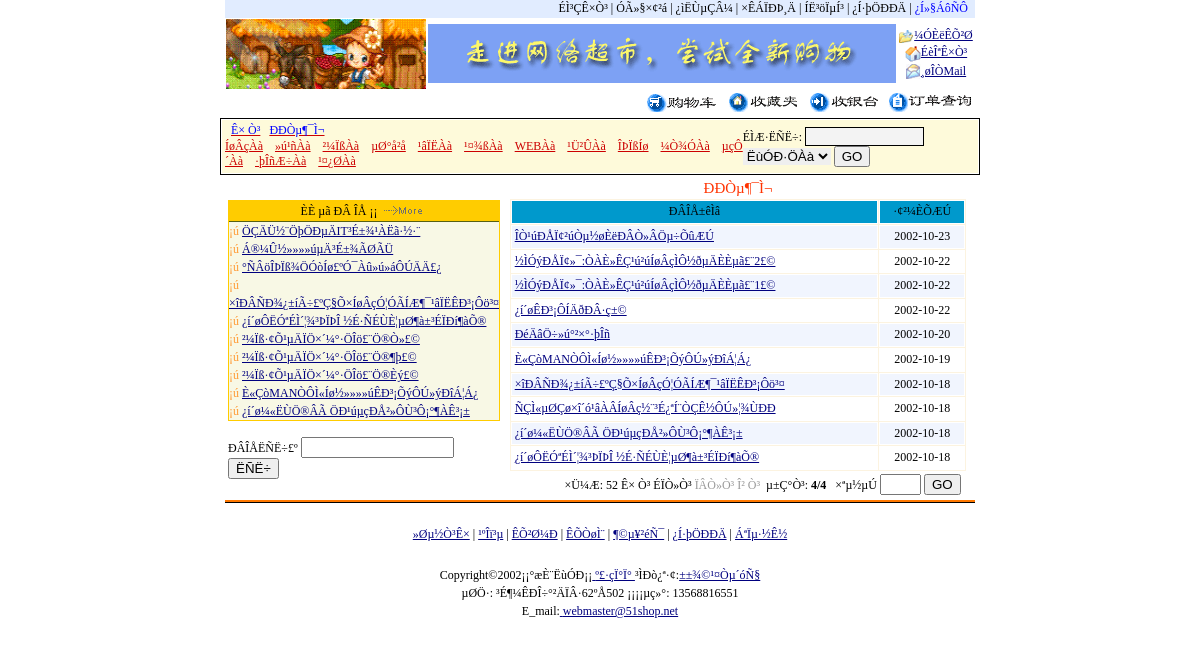
/news.php?page=4, run on the app's committed database.
### tables this page shows
CREATE TABLE b2c_ad (
  id int(10) unsigned NOT NULL auto_increment,
  code mediumtext NOT NULL,
  views int(10) default '0',
  visible smallint(5) default '1',
  posttime datetime NOT NULL default '0000-00-00 00:00:00',
  PRIMARY KEY  (id)
);

CREATE TABLE b2c_class (
  id int(10) unsigned NOT NULL auto_increment,
  name varchar(40) NOT NULL default '',
  up_id int(10) unsigned NOT NULL default '0',
  KEY id (id)
);

CREATE TABLE b2c_news (
  id int(10) unsigned NOT NULL auto_increment,
  title varchar(100) NOT NULL default '',
  content text NOT NULL,
  key_words varchar(20) default NULL,
  date datetime NOT NULL default '0000-00-00 00:00:00',
  read_no smallint(5) unsigned NOT NULL default '0',
  KEY id (id)
);

### conf/options.php (called while the page is built, shortened)
<?php
$dbservername="mysql1.cs.clemson.edu";
$dbusername="b2c_vt1i";
$dbuserpass="zhubo19910914";
$sitename="zhubo's store";
$siteurl="http://localhost/662";
$num_to_show = 14;
$siteemail = "webmaster@51shop.net";
$guestbook  =  1 ;
?>

### conf/db_mysql.php (called while the page is built, shortened)
<?php
class DB_Sql {
  var $Record   = array();
  var $Link_ID  = 0;
  var $Query_ID = 0;
  function free() {
      $this->Query_ID = 0;
  }
  function query($Query_String) {
    if ($Query_String == "")
      return 0;
    $this->Query_ID = @mysql_query($Query_String,$this->Link_ID);
    return $this->Query_ID;
  }
  function next_record() {
    $this->Record = @mysql_fetch_array($this->Query_ID);
    $stat = is_array($this->Record);
    return $stat;
  }
  function num_rows() {
    return @mysql_num_rows($this->Query_ID);
  }
  function f($Name) {
    return $this->Record[$Name];
  }
}
?>

### conf/config.php (called while the page is built, shortened)
<?php
require "conf/options.php";
require "conf/db_mysql.php";
$db = new DB_Sql;
$db->Host = $dbservername;
$db->User = $dbusername;
$db->Password = $dbuserpass;
$db->Link_ID = @mysql_connect($db->Host, $db->User, $db->Password) or die("Êý¾Ý¿âÁ¬½Ó´íÎó£¬ÇëÔËÐÐinstall.php½øÐÐ°²×°¡£");
?>

### news.php (the view, shortened to what this page needs)
<?php
require "conf/config.php";
?>
<html>
<head>
<link rel="stylesheet" href="conf/style.css" type="text/css">
</head>
<body bgcolor="#FFFFFF" text="#000000">
<?php include "conf/header.php" ?>
<table width="750" border="0" align="center">
  <tr>
    <td width="182"> <br>
      <?php include "news_hot.php" ?>
      <form name="form1" method="post" action="news_s.php">
        ÐÂÎÅËÑË÷£º
        <input type="text" name="key" size="16">
        <input type="submit" name="Submit" value="ËÑË÷">
      </form>
      </td>
    <td width="558" class="p13" align="center" valign="top">
      <?php
  $db->query("select null from $news_t");
  $total_num=$db->num_rows();
  $totalpage=ceil($total_num/$num_to_show);
  $init_record=($page-1)*$num_to_show;
  $db->query("select id,title,DATE_FORMAT(date,'%Y-%m-%d') as date
   from $news_t
   order by id DESC limit $init_record, $num_to_show_news");
?>
      ÐÐÒµ¶¯Ì¬
      <table width="98%" border="1" class="black" cellspacing="1" cellpadding="3" bordercolor="#FFFFFF" bgcolor="#FCF3E0">
        <tr bgcolor="#0099CC">
          <td width="81%" align="center">ÐÂÎÅ±êÌâ</td>
          <td width="19%" align="center">·¢²¼ÈÕÆÚ</td>
        </tr>
        <?php
		   while($db->next_record())
			   {
			   $i++;
			   ?>
        <tr>
          <td width="81%" bgcolor="<?php if ($i % 2 ==0) echo "#ffffff";else echo "#F1F5FE"; ?>">
            <a href="news_list.php?id=<?php echo $db->f('id') ?>" class='clink03' target="_blank">
            <?php echo stripslashes($db->f('title')) ?>
            </a></td>
          <td width="19%" align="center" bgcolor="<?php if ($i % 2 ==0) echo "#ffffff";else echo "#F1F5FE"; ?>">
            <?php echo $db->f('date') ?>
          </td>
        </tr>
        <?php } ?>
      </table>
      <table width="96%" border="0" cellspacing="1" cellpadding="1">
        <form action="<?php echo $PHP_SELF ?> " method="post" name="form88" onSubmit="return check_page('form88.page')">
          <tr>
            <td align="right"> ×Ü¼Æ:
              <?php echo $total_num." ";
  $page1=$page-1;
  $page2=$page+1;
  if ($page1 < 1) echo "<FONT color=#999999>Ê×  Ò³&nbsp;ÉÏÒ»Ò³</FONT>&nbsp;";
  else echo "<a href='$PHP_SELF?page=1'>Ê×  Ò³</a>&nbsp;<a href='$PHP_SELF?page=$page1'>ÉÏÒ»Ò³</a>&nbsp;";
  if ($page2 > $totalpage) echo "<FONT color=#999999>ÏÂÒ»Ò³&nbsp;Î²  Ò³</FONT>&nbsp;";
  else echo "<a href='$PHP_SELF?page=$page2'>ÏÂÒ»Ò³</a>&nbsp;<a href='$PHP_SELF?page=$totalpage'>Î²  Ò³</a>&nbsp;";
?>
              µ±Ç°Ò³:<b>
              <?php echo $page."/".$totalpage ?>
              </b>&nbsp; ×ªµ½µÚ
              <input type="text" name="page" size="2">
              <input type="submit" name="Submit222" value="GO">
            </td>
          </tr>
        </form>
      </table>
    </td>
  </tr>
</table>
<div align="left">
  <?php include "conf/footer.php"; ?>
</div>
</body>
</html>

### conf/header.php (shortened to what this page needs)
<table width="750"  border="0"  align="center" cellspacing="0">
  <tr>
    <td align="right" colspan="3" bgcolor="#E1ECff"> <a href="index.php" >ÉÌ³ÇÊ×Ò³</a>
      | <a href="register1.php">ÓÃ»§×¢²á</a> | <a href="login.php">¿ìËÙµÇÂ¼</a> | <a href="modify.php">×ÊÁÏÐÞ¸Ä</a>
      | <a href="logout.php">ÍË³öÏµÍ³</a> | <a href="service.php">¿Í·þÖÐÐÄ</a>
      <?php
if ($guestbook)
  echo ' | <a href="guestbook/" target="_blank"><font color=blue>¿Í»§ÁôÑÔ</font></a> ';
?>
      &nbsp; </td>
  </tr>
  <tr>
    <td align="right" width="180"> <a href="<?php echo $siteurl ?>" target="_blank"><img src="images/logo.gif" border="0" width="200" height="70"></a></td>
    <td align="right" width="468">
      <?php include "ad.php"; ?>
    </td>
    <td width="100" valign="middle">
      <table width="100%" border="0" cellspacing="0" cellpadding="0">
        <tr>
          <td align="center" height="18"><a href="#" class="clink03" title="¼ÓÈëÊÕ²Ø" onClick="window.external.AddFavorite('<?php echo $siteurl; ?>', '<?php echo $sitename; ?>')"><img src="images/bookmark.gif" width="15" height="13" border="0" align="absmiddle">¼ÓÈëÊÕ²Ø</a></td>
        </tr>
        <tr>
          <td align="center" height="18"><a href="#" class="clink03" title="ÉèÎªÊ×Ò³" onClick="this.style.behavior='url(#default#homepage)';this.setHomePage('<?php echo $siteurl; ?>');"><img src="images/home.gif" width="16" height="16" border="0" align="absmiddle">ÉèÎªÊ×Ò³</a></td>
        </tr>
        <tr>
          <td align="center" height="18"><a href="mailto:<?php echo $siteemail; ?>" class="clink03" title="¸øÎÒÃÇMail"><img src="images/email.gif" width="15" height="15" border="0" align="absmiddle">¸øÎÒMail</a></td>
        </tr>
      </table>
    </td>
  </tr>
  <tr>
    <td bgcolor="#ffffff" id="clock">&nbsp; </td>
    <td align="right" bgcolor="#ffffff" colspan="2"><a href="buycar.php"><img src="images/gwc.gif" width="72" height="19" border="0"></a>
      &nbsp;&nbsp;<a href="buystore.php"><img src="images/scj.gif" border="0"></a>
      &nbsp;&nbsp;<a href="bank.php"><img src="images/syt.gif" width="72" height="21" border="0"></a>
      &nbsp;&nbsp;<a href="dingdang.php"><img src="images/cy.gif" width="84" height="21" border="0"></a>&nbsp;</td>
  </tr>
</table>
<table width="750" border="1" cellpadding="3" cellspacing="1" bgcolor="#000000" bordercolor="#FFFFFF" align="center">
  <tr>
    <td bgcolor="#FEFADA">
      <table width="750" align="center" bgcolor="#FEFADA" cellspacing="0" cellpadding="0">
        <form name="formsearch" method="post" action="index_s.php" onSubmit="return chk();">
          <tr>
            <td>&nbsp;&nbsp;<a href="index.php" class="title"><font color=blue>Ê× Ò³</font></a> &nbsp;&nbsp;<a href="news.php" class="title"><font color=blue>ÐÐÒµ¶¯Ì¬</font></a>&nbsp;&nbsp;
              <?php
  $db->query("select * from $class_t where up_id=0");
  while($db->next_record())
   {
    echo "<a href='index.php?up_id=".$db->f('id')."' class='title'>".$db->f('name')."</a>&nbsp;&nbsp;&nbsp;&nbsp;";
	}
  ?>
            </td>
            <td width="270" >
              ÉÌÆ·ËÑË÷:
              <input class=think name=key size=12  type=text >
              <select name="sf">
                <option value="0" selected>ËùÓÐ·ÖÀà</option>
              </select>
              <input type="submit" name="submit" value="GO">
            </td>
          </tr>
        </form>
      </table>
    </td>
  </tr>
</table>

### ad.php (shortened to what this page needs)
<?php
function showAd()
{
  global $db, $ad_t;
  $db->query("select count(id) count from $ad_t where visible=1");
  $db->next_record();
  $count = $db->f('count');
  if($count <= 1)
    $start = 0;
  else
    $start = rand(0, $count - 1);
  $db->query("select id,code from $ad_t where visible=1
    order by id desc limit $start,1");
  $db->next_record();
  echo stripslashes($db->f('code'));
}
showAd();
?>

### news_hot.php (shortened to what this page needs)
<html>
<head>
</head>
<body bgcolor="#FFFFFF" text="#000000">
<table width="98%" border="0" cellpadding="1" cellspacing="0">
  <tr>
    <td bgcolor="ffcc00">
      <table width=100% border=0 cellspacing=0 cellpadding=0>
        <tr>
          <td height=20 bgcolor=ffcc00 align=center>ÈÈ µã ÐÂ ÎÅ
            <?php
  $db->query("select id,title from $news_t order by read_no DESC limit 10");
?>
            ¡¡<a href="news.php"><img src="images/more.gif" width="50" height="10" border="0" alt="¸ü¶à..."></a>
          </td>
        </tr>
        <tr>
        </tr>
        <?php
 while($db->next_record())
			   {
?>
        <tr>
          <td class=p7 bgcolor="f8f8e5" style="line-height:150%"> <font color=FF9933>
            ¡ú <a href="news_list.php?id=<?php echo $db->f('id') ?>" class='clink03' target="_blank">
            <?php echo stripslashes($db->f('title')) ?>
            </a></font></td>
        </tr>
        <?php } ?>
      </table>
    </td>
  </tr>
</table>
<br>
</body>
</html>

### conf/style.css (style rules this page uses)
.think { BACKGROUND-COLOR: #f3f3f3; BORDER-BOTTOM: #000000 1px solid; BORDER-LEFT: #000000 1px solid; BORDER-RIGHT: #000000 1px solid; BORDER-TOP: #000000 1px solid }
TD { FONT-SIZE: 9pt; LETTER-SPACING: 0pt; LINE-HEIGHT: 130%; WORD-SPACING: 0pt }
BODY { FONT-FAMILY: "����"; FONT-SIZE: 12px; LINE-HEIGHT: 15pt; MARGIN-TOP: 0px; PADDING-TOP: 0px; SCROLLBAR-FACE-COLOR: #cccccc; SCROLLBAR-HIGHLIGHT-COLOR: #e7e7e7; SCROLLBAR-SHADOW-COLOR: #e7e7e7; SCROLLBAR-3DLIGHT-COLOR: #ffffff; SCROLLBAR-ARROW-COLOR: #ffffff; SCROLLBAR-TRACK-COLOR: #ffffff; SCROLLBAR-DARKSHADOW-COLOR: #ffffff }
SELECT { BORDER-BOTTOM-COLOR: black; BORDER-BOTTOM-STYLE: none; BORDER-LEFT-COLOR: black; BORDER-LEFT-STYLE: none; BORDER-RIGHT-COLOR: black; BORDER-RIGHT-STYLE: none; BORDER-TOP-COLOR: #99ff00; BORDER-TOP-STYLE: none }
A:link { COLOR: #000000; TEXT-DECORATION: none }
A.clink03:link { COLOR: #00007f; TEXT-DECORATION: underline }
A.title:link { COLOR: #cc0000; TEXT-DECORATION: underline }
.p13 { COLOR: #ff3300; FONT-SIZE: 15px }

### data on the page
b2c_ad: code (picture)
b2c_class: name "ÍøÂçÀà"
b2c_class: name "»ú¹ñÀà"
b2c_class: name "²¼ÏßÀà"
b2c_class: name "µØ°å²å"
b2c_class: name "¹âÏËÀà"
b2c_class: name "¹¤¾ßÀà"
b2c_class: name "WEBÀà"
b2c_class: name "¹Ü²ÛÀà"
b2c_class: name "ÎÞÏßÍø"
b2c_class: name "¼Ò¾ÓÀà"
b2c_class: name "µçÔ´Àà"
b2c_class: name "·þÎñÆ÷Àà"
b2c_class: name "¹¤¿ØÀà"
b2c_news: title "ÖÇÄÜ½¨ÖþÖÐµÄIT³É±¾¹ÀËã·½·¨"
b2c_news: title "Á®¼Û½»»»»úµÄ³É±¾ÃØÃÜ"
b2c_news: title "°ÑÂöÎÞÏß¾ÖÓòÍø£ºÓ¯Àû»ú»áÔÚÄÄ£¿"
b2c_news: title "×îÐÂÑÐ¾¿±íÃ÷£ºÇ§Õ×ÍøÂçÓ¦ÓÃÍÆ¶¯¹âÏËÊÐ³¡Ôö³¤", f "2002-10-18"
b2c_news: title "¿í´øÔËÓªÉÌ´¦¾³ÞÏÞÎ ½É·ÑÉÙÈ¦µØ¶à±³ÉÏÐí¶àÕ®", f "2002-10-18"
b2c_news: title "²¼Ïß·¢Õ¹µÄÏÖ×´¼°·ÖÎö£¨Ö®Ò»£©"
b2c_news: title "²¼Ïß·¢Õ¹µÄÏÖ×´¼°·ÖÎö£¨Ö®¶þ£©"
b2c_news: title "²¼Ïß·¢Õ¹µÄÏÖ×´¼°·ÖÎö£¨Ö®Èý£©"
b2c_news: title "È«ÇòMANÒÔÌ«Íø½»»»»úÊÐ³¡ÕýÔÚ»ýÐîÁ¦Á¿", f "2002-10-19"
b2c_news: title "¿í´ø¼«ËÙÖ®ÂÃ ÖÐ¹úµçÐÅ²»ÔÙ³Ô¡°¶ÀÊ³¡±", f "2002-10-18"
b2c_news: title "ÎÒ¹úÐÅÏ¢²úÒµ½øÈëÐÂÒ»ÂÖµ÷ÕûÆÚ", f "2002-10-23"
b2c_news: title "½ÌÓýÐÅÏ¢»¯:ÒÀÈ»ÊÇ¹ú²úÍøÂçÌÔ½ðµÄÈÈµã£¨2£©", f "2002-10-22"
b2c_news: title "½ÌÓýÐÅÏ¢»¯:ÒÀÈ»ÊÇ¹ú²úÍøÂçÌÔ½ðµÄÈÈµã£¨1£©", f "2002-10-22"
b2c_news: title "¿í´øÊÐ³¡ÔÍÄðÐÂ·ç±©", f "2002-10-22"
b2c_news: title "ÐéÄâÖ÷»ú°²×°·þÎñ", f "2002-10-20"
b2c_news: title "ÑÇÌ«µØÇø×î´ó¹âÀÂÍøÂç½¨³É¿ªÍ¨ÒÇÊ½ÔÚ»¦¾ÙÐÐ", f "2002-10-18"

### other printed values
$total_num "52"
$page "4"
$totalpage "4"
$sitecopyright "º£·çÏ°Ï°"
$siteadd "³É¶¼ÊÐÎ÷°²ÄÏÂ·62ºÅ502"
$sitetel "13568816551"
$siteemail "webmaster@51shop.net"
